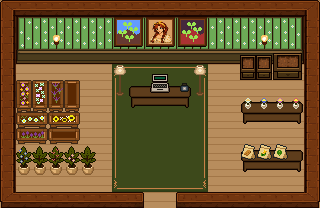

Tiled map render using the project's own tile images. Description and the whole map definition, tile-layer contents included, below:
An orthogonal 20x13 tile map with 16x16 px tiles, 6 tile layers (Tile, Carpet, Wall, Furniture, ...), 5 tilesets and 23 objects (4x furniture_desc, 2x light1, farm_out, farm_enterance, farm_working, ...).

<map version="1.10" tiledversion="1.12.2" orientation="orthogonal" renderorder="right-down" width="20" height="13" tilewidth="16" tileheight="16" infinite="0" nextlayerid="11" nextobjectid="25">
 <tileset firstgid="1" source="UI_Component.tsx" />
 <tileset firstgid="257" source="farmStore.tsx" />
 <tileset firstgid="513" source="restaurant.tsx" />
 <tileset firstgid="769" source="GPT.tsx" />
 <tileset firstgid="1025" source="home.tsx" />
 <layer id="1" name="Tile" width="20" height="13" locked="1">
  <data encoding="csv">
260,260,260,260,260,260,260,260,260,260,260,260,260,260,260,260,260,260,260,260,
260,260,260,260,260,260,260,260,260,260,260,260,260,260,260,260,260,260,260,260,
260,260,260,260,260,260,260,260,260,260,260,260,260,260,260,260,260,260,260,260,
260,260,260,260,260,260,260,260,260,260,260,260,260,260,260,260,260,260,260,260,
260,260,260,260,260,260,260,260,260,260,260,260,260,260,260,260,260,260,260,260,
260,260,260,260,260,260,260,260,260,260,260,260,260,260,260,260,260,260,260,260,
260,260,260,260,260,260,260,260,260,260,260,260,260,260,260,260,260,260,260,260,
260,260,260,260,260,260,260,260,260,260,260,260,260,260,260,260,260,260,260,260,
260,260,260,260,260,260,260,260,260,260,260,260,260,260,260,260,260,260,260,260,
260,260,260,260,260,260,260,260,260,260,260,260,260,260,260,260,260,260,260,260,
260,260,260,260,260,260,260,260,260,260,260,260,260,260,260,260,260,260,260,260,
260,260,260,260,260,260,260,260,260,260,260,260,260,260,260,260,260,260,260,260,
260,260,260,260,260,260,260,260,260,260,260,260,260,260,260,260,260,260,260,260
</data>
 </layer>
 <layer id="5" name="Carpet" width="20" height="13" locked="1">
  <data encoding="csv">
0,0,0,0,0,0,0,0,0,0,0,0,0,0,0,0,0,0,0,0,
0,0,0,0,0,0,0,0,0,0,0,0,0,0,0,0,0,0,0,0,
0,0,0,0,0,0,0,0,0,0,0,0,0,0,0,0,0,0,0,0,
0,0,0,0,0,0,0,0,0,0,0,0,0,0,0,0,0,0,0,0,
0,0,0,0,0,0,0,388,389,389,389,389,390,0,0,0,0,0,0,0,
0,0,0,0,0,0,0,404,405,405,405,405,406,0,0,0,0,0,0,0,
0,0,0,0,0,0,0,404,405,405,405,405,406,0,0,0,0,0,0,0,
0,0,0,0,0,0,0,404,405,405,405,405,406,0,0,0,0,0,0,0,
0,0,0,0,0,0,0,404,405,405,405,405,406,0,0,0,0,0,0,0,
0,0,0,0,0,0,0,404,405,405,405,405,406,0,0,0,0,0,0,0,
0,0,0,0,0,0,0,404,405,405,405,405,406,0,0,0,0,0,0,0,
0,0,0,0,0,0,0,420,421,421,421,421,422,0,0,0,0,0,0,0,
0,0,0,0,0,0,0,0,0,0,0,0,0,0,0,0,0,0,0,0
</data>
 </layer>
 <layer id="2" name="Wall" width="20" height="13" locked="1">
  <data encoding="csv">
113,114,114,114,114,114,114,114,114,114,114,114,114,114,114,114,114,114,114,115,
129,276,277,277,277,277,277,277,277,277,277,277,277,277,277,277,277,277,278,211,
129,292,293,293,293,293,293,293,293,293,293,293,293,293,293,293,293,293,294,211,
129,308,309,309,309,309,309,309,309,309,309,309,309,309,309,309,309,309,310,211,
129,0,0,0,0,0,0,0,0,0,0,0,0,0,0,0,0,0,0,211,
129,0,0,0,0,0,0,0,0,0,0,0,0,0,0,0,0,0,0,211,
129,0,0,0,0,0,0,0,0,0,0,0,0,0,0,0,0,0,0,211,
129,0,0,0,0,0,0,0,0,0,0,0,0,0,0,0,0,0,0,211,
129,0,0,0,0,0,0,0,0,0,0,0,0,0,0,0,0,0,0,211,
129,0,0,0,0,0,0,0,0,0,0,0,0,0,0,0,0,0,0,211,
129,0,0,0,0,0,0,0,0,0,0,0,0,0,0,0,0,0,0,211,
129,0,0,0,0,0,0,0,0,0,0,0,0,0,0,0,0,0,0,211,
225,226,226,226,226,226,226,226,98,0,0,97,226,226,226,226,226,226,226,227
</data>
 </layer>
 <layer id="3" name="Furniture" width="20" height="13" locked="1">
  <data encoding="csv">
0,0,0,0,0,0,0,0,0,0,0,0,0,0,0,0,0,0,0,0,
0,0,0,0,0,0,0,0,0,0,0,393,394,0,0,0,0,0,0,0,
0,0,0,0,0,0,0,0,0,0,0,409,410,0,0,0,0,0,0,0,
0,0,0,0,0,0,0,0,0,0,0,0,0,0,0,297,297,298,299,0,
0,0,0,0,0,0,0,0,0,0,0,0,0,0,0,313,313,314,315,0,
0,885,886,887,888,0,0,1108,321,322,323,324,1108,0,0,0,0,0,0,0,
0,901,902,903,904,0,0,0,337,338,339,340,0,0,0,321,322,323,324,0,
0,933,934,935,936,0,0,0,0,0,0,0,0,0,0,337,338,339,340,0,
0,951,952,949,950,0,0,0,0,0,0,0,0,0,0,0,0,0,0,0,
0,354,353,385,386,353,0,0,0,0,0,0,0,0,0,321,322,323,324,0,
0,370,369,401,402,369,0,0,0,0,0,0,0,0,0,337,338,339,340,0,
0,0,0,0,0,0,0,0,0,0,0,0,0,0,0,0,0,0,0,0,
0,0,0,0,0,0,0,0,0,0,0,0,0,0,0,0,0,0,0,0
</data>
 </layer>
 <layer id="4" name="Deco" width="20" height="13" locked="1">
  <data encoding="csv">
0,0,0,0,0,0,0,0,0,0,0,0,0,0,0,0,0,0,0,0,
0,0,0,0,0,0,0,391,392,423,424,0,0,0,0,0,0,0,0,0,
0,0,0,0,0,0,0,407,408,439,440,0,0,0,0,0,0,0,0,0,
0,0,0,0,0,0,0,0,0,0,0,0,0,0,0,0,0,0,0,0,
0,0,0,0,0,0,0,0,0,257,258,0,0,0,0,0,0,0,0,0,
0,0,0,0,0,0,0,0,0,273,274,289,0,0,0,0,0,0,0,0,
0,0,0,0,0,0,0,0,0,0,0,0,0,0,0,355,371,387,403,0,
0,0,0,0,0,0,0,0,0,0,0,0,0,0,0,0,0,0,0,0,
0,0,0,0,0,0,0,0,0,0,0,0,0,0,0,0,0,0,0,0,
0,0,0,0,0,0,0,0,0,0,0,0,0,0,0,372,373,374,0,0,
0,0,0,0,0,0,0,0,0,0,0,0,0,0,0,0,0,0,0,0,
0,0,0,0,0,0,0,0,0,0,0,0,0,0,0,0,0,0,0,0,
0,0,0,0,0,0,0,0,0,0,0,0,0,0,0,0,0,0,0,0
</data>
 </layer>
 <layer id="6" name="Light" width="20" height="13" locked="1">
  <data encoding="csv">
0,0,0,0,0,0,0,0,0,0,0,0,0,0,0,0,0,0,0,0,
0,0,0,0,0,0,0,0,0,0,0,0,0,0,0,0,0,0,0,0,
0,0,0,548,0,0,0,0,0,0,0,0,0,0,0,0,548,0,0,0,
0,0,0,0,0,0,0,0,0,0,0,0,0,0,0,0,0,0,0,0,
0,0,0,0,0,0,0,1092,0,0,0,0,1092,0,0,0,0,0,0,0,
0,0,0,0,0,0,0,0,0,0,0,0,0,0,0,0,0,0,0,0,
0,0,0,0,0,0,0,0,0,0,0,0,0,0,0,0,0,0,0,0,
0,0,0,0,0,0,0,0,0,0,0,0,0,0,0,0,0,0,0,0,
0,0,0,0,0,0,0,0,0,0,0,0,0,0,0,0,0,0,0,0,
0,0,0,0,0,0,0,0,0,0,0,0,0,0,0,0,0,0,0,0,
0,0,0,0,0,0,0,0,0,0,0,0,0,0,0,0,0,0,0,0,
0,0,0,0,0,0,0,0,0,0,0,0,0,0,0,0,0,0,0,0,
0,0,0,0,0,0,0,0,0,0,0,0,0,0,0,0,0,0,0,0
</data>
 </layer>
 <objectgroup id="7" name="Warp" visible="0" locked="1">
  <object id="1" name="farm_out" x="144" y="192" width="32" height="16">
   <properties>
    <property name="target_map" value="plaza3" />
    <property name="target_spawn" value="farm_exit" />
   </properties>
  </object>
 </objectgroup>
 <objectgroup id="8" name="Spawn" visible="0" locked="1">
  <object id="3" name="farm_enterance" x="159" y="196.5" />
  <object id="4" name="farm_working" x="160" y="88" />
  <object id="5" name="farm_looking" x="272" y="128" />
 </objectgroup>
 <objectgroup id="9" name="Interactable" visible="0" locked="1">
  <object id="6" name="cash_register" x="151.875" y="106.125" width="16" height="16">
   <properties>
    <property name="shop_id" value="flora_shop" />
   </properties>
  </object>
  <object id="21" name="furniture_desc" x="240" y="80" width="64" height="16">
   <properties>
    <property name="id" value="dirt" />
   </properties>
  </object>
  <object id="22" name="furniture_desc" x="240" y="128" width="64" height="16">
   <properties>
    <property name="id" value="flower" />
   </properties>
  </object>
  <object id="23" name="furniture_desc" x="240" y="176" width="64" height="16">
   <properties>
    <property name="id" value="seed" />
   </properties>
  </object>
  <object id="24" name="furniture_desc" x="16" y="176" width="80" height="16">
   <properties>
    <property name="id" value="vase" />
   </properties>
  </object>
 </objectgroup>
 <objectgroup id="10" name="YSortAnchor" visible="0" locked="1">
  <object id="7" name="wall" x="16" y="16" width="288" height="48" />
  <object id="8" name="light1" x="112" y="64" width="16" height="32" />
  <object id="9" name="light1" x="192" y="64" width="16" height="32" />
  <object id="10" name="vase1" x="16" y="144" width="16" height="32" />
  <object id="11" name="vase2" x="32" y="144" width="16" height="32" />
  <object id="12" name="vase3" x="48" y="144" width="16" height="32" />
  <object id="13" name="vase4" x="64" y="144" width="16" height="32" />
  <object id="14" name="vase5" x="80" y="144" width="16" height="32" />
  <object id="15" name="trough1" x="240" y="48" width="16" height="32" />
  <object id="16" name="trough2" x="256" y="48" width="16" height="32" />
  <object id="17" name="trough3" x="272" y="48" width="32" height="32" />
  <object id="18" name="desk1" x="240" y="96" width="64" height="32" />
  <object id="19" name="desk2" x="240" y="144" width="64" height="32" />
  <object id="20" name="desk3" x="128" y="64" width="64" height="48" />
 </objectgroup>
</map>
